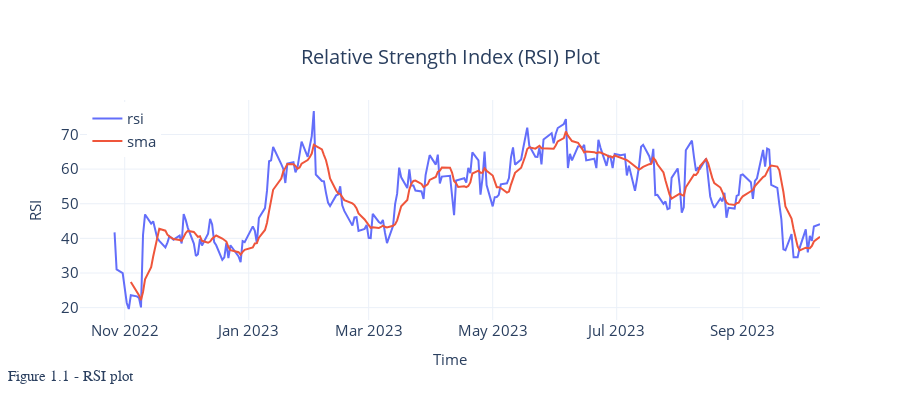

Write notebook code for a chart like this one.
### Markdown cell above
```{important} Visualization

# Visualization

```

### Code cell
n = 1

text = f"Figure 1.{n} - RSI plot "

fig = px.line(rsi_ind, y=["rsi", "sma"], title="Relative Strength Index (RSI) Plot")
# fig.add_hline(y=0.0)
# fig.add_hline(y=50.0, line_color="red")
# fig.add_hline(y=-50.0,line_width=3, line_dash="dash", line_color="green")
fig = format_plot(fig, ylabel="RSI", text=text)
fig.update_layout(legend=dict(
    orientation="v",
    entrywidth=70,
    yanchor="top",
    y=1.02,
    xanchor="right",
    x=1
))

fig.update_layout(legend=dict(
    yanchor="top",
    y=0.99,
    xanchor="left",
    x=0.01
))

# fig.write_image("imgs/chapter_3/line_plot.png")
fig.show()


n += 1

### Figure 1 — Plotly figure (JSON) as saved in the notebook; plotly's stock layout.template omitted (floating-point values rounded to 4 significant figures; data arrays with more than 128 entries replaced by an {"elided": "..."} marker saying what was removed)
{"data": [{"hovertemplate": "variable=rsi<br>Date=%{x}<br>value=%{y}<extra></extra>", "legendgroup": "rsi", "line": {"color": "#636efa", "dash": "solid"}, "marker": {"symbol": "circle"}, "mode": "lines", "name": "rsi", "orientation": "v", "showlegend": true, "type": "scatter", "x": {"elided": "251 str values"}, "xaxis": "x", "y": {"elided": "251 float values"}, "yaxis": "y"}, {"hovertemplate": "variable=sma<br>Date=%{x}<br>value=%{y}<extra></extra>", "legendgroup": "sma", "line": {"color": "#EF553B", "dash": "solid"}, "marker": {"symbol": "circle"}, "mode": "lines", "name": "sma", "orientation": "v", "showlegend": true, "type": "scatter", "x": {"elided": "251 str values"}, "xaxis": "x", "y": {"elided": "251 float values"}, "yaxis": "y"}], "layout": {"annotations": [{"font": {"family": "Arial Black", "size": 15}, "showarrow": false, "text": "Figure 1.1 - RSI plot ", "x": -0.1, "xref": "paper", "y": -0.3, "yref": "paper"}], "autosize": false, "height": 400, "legend": {"entrywidth": 70, "font": {"size": 15}, "orientation": "v", "title": {}, "tracegroupgap": 0, "x": 0.01, "xanchor": "left", "y": 0.99, "yanchor": "top"}, "title": {"font": {"size": 20}, "text": "Relative Strength Index (RSI) Plot", "x": 0.5, "xanchor": "center", "yanchor": "top"}, "width": 900, "xaxis": {"anchor": "y", "autorange": true, "domain": [0, 1], "range": ["2022-10-10", "2023-10-09"], "tickfont": {"size": 15}, "title": {"font": {"size": 15}, "text": "Time"}, "type": "date"}, "yaxis": {"anchor": "x", "autorange": true, "domain": [0, 1], "range": [16.43, 79.95], "tickfont": {"size": 15}, "title": {"font": {"size": 15}, "text": "RSI"}, "type": "linear"}}}
